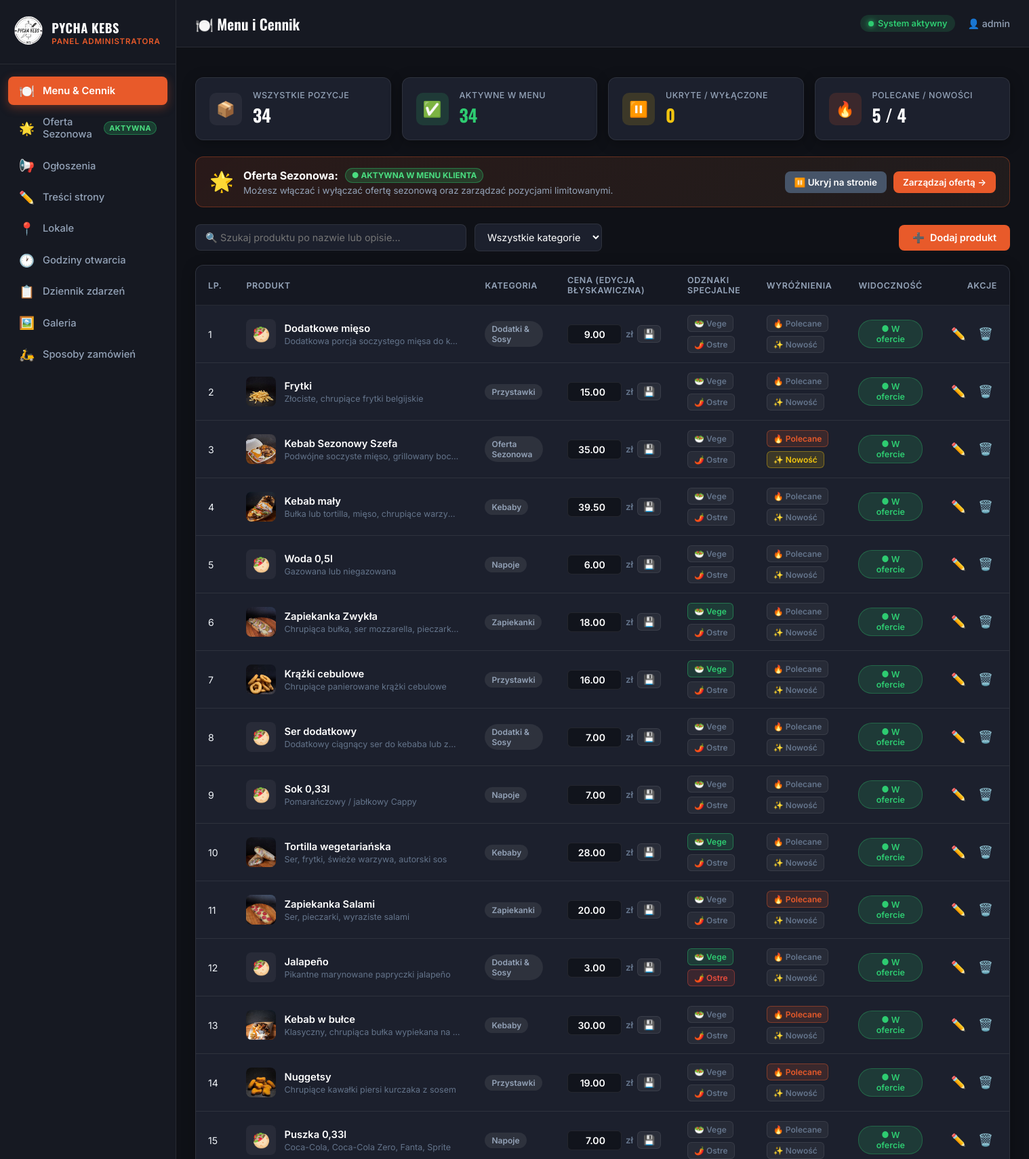
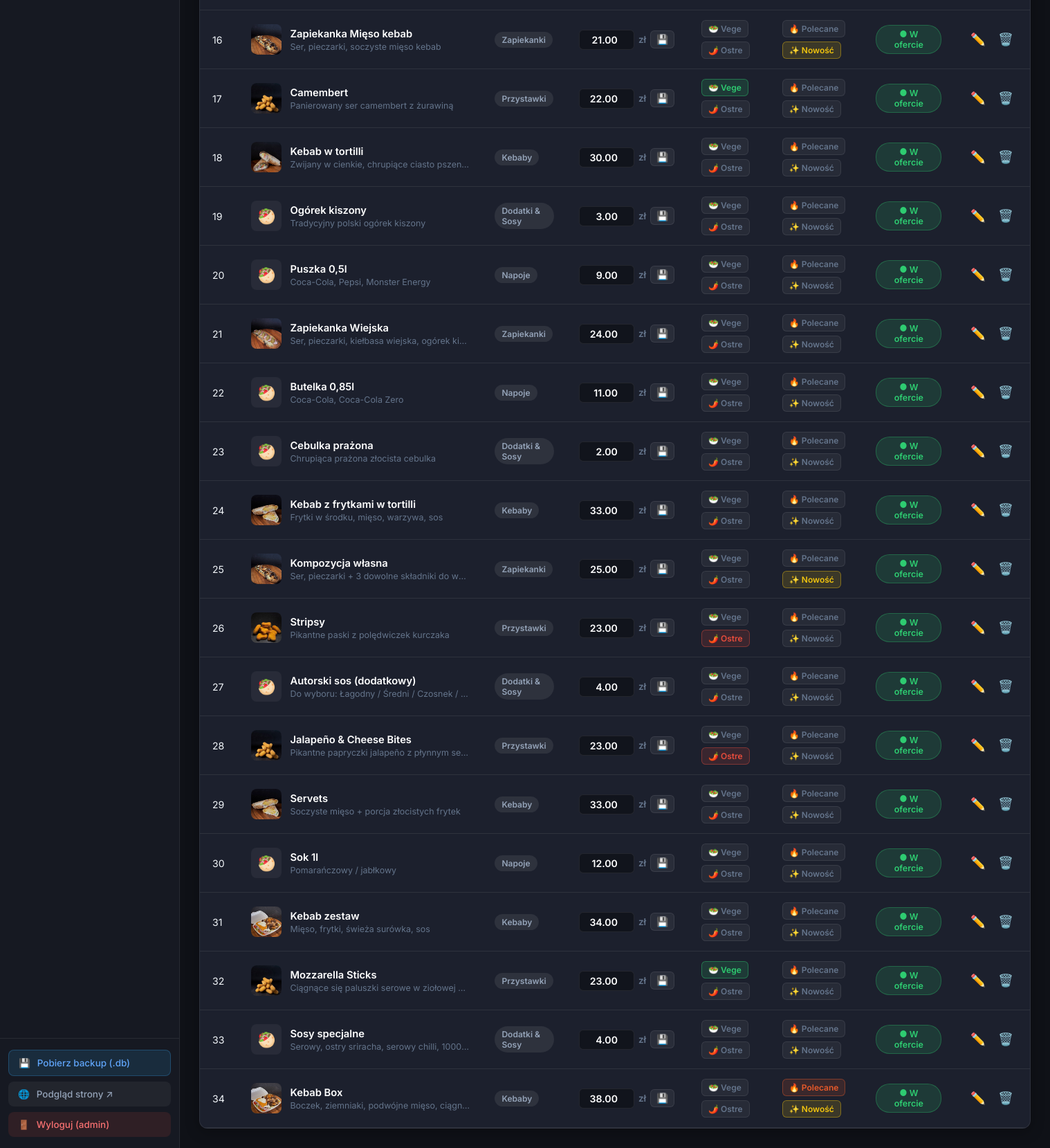
Screenshot of /admin (signed in) with the database file from the repository (2 pictures, top to bottom).
### tables this page shows
CREATE TABLE products (
        id INTEGER PRIMARY KEY AUTOINCREMENT,
        category_id INTEGER NOT NULL,
        name TEXT NOT NULL,
        description TEXT,
        price REAL NOT NULL DEFAULT 0,
        image_url TEXT,
        is_available INTEGER DEFAULT 1,
        is_featured INTEGER DEFAULT 0,
        is_new INTEGER DEFAULT 0,
        is_vegetarian INTEGER DEFAULT 0,
        is_spicy INTEGER DEFAULT 0,
        sort_order INTEGER DEFAULT 0,
        FOREIGN KEY (category_id) REFERENCES categories (id) ON DELETE CASCADE
    );

CREATE TABLE categories (
        id INTEGER PRIMARY KEY AUTOINCREMENT,
        slug TEXT UNIQUE NOT NULL,
        name TEXT NOT NULL,
        sort_order INTEGER DEFAULT 0
    );

### app.py (the view)
@app.route('/admin')
@login_required
def admin():
    categories = query_db("SELECT * FROM categories ORDER BY sort_order, name")
    products = query_db("""
        SELECT p.*, c.name as category_name, c.slug as category_slug
        FROM products p
        LEFT JOIN categories c ON p.category_id = c.id
        ORDER BY p.sort_order, p.name
    """)
    announcements = query_db("SELECT * FROM announcements ORDER BY id DESC")
    settings = get_settings_dict()
    locations = query_db("SELECT * FROM locations ORDER BY sort_order, id")
    hours_all = query_db("SELECT * FROM opening_hours ORDER BY location_id, day_of_week")
    logs = query_db("SELECT * FROM activity_logs ORDER BY id DESC LIMIT 25")
    img_dir = os.path.join(os.path.dirname(__file__), 'static', 'images')
    available_images = []
    if os.path.exists(img_dir):
        available_images = sorted([f for f in os.listdir(img_dir) if f.lower().endswith(('.png', '.jpg', '.jpeg', '.webp'))])
    seasonal_cat = query_db("SELECT * FROM categories WHERE slug='sezonowa'", one=True)
    seasonal_products = [p for p in products if p['category_slug'] == 'sezonowa']
    seasonal_active = settings.get('seasonal_active', '1') == '1'
    total_prod = len(products)
    active_prod = sum(1 for p in products if p['is_available'])
    hidden_prod = total_prod - active_prod
    featured_prod = sum(1 for p in products if p['is_featured'])
    new_prod = sum(1 for p in products if p['is_new'])
    stats = {
        'total': total_prod,
        'active': active_prod,
        'hidden': hidden_prod,
        'featured': featured_prod,
        'new': new_prod,
        'seasonal': len(seasonal_products),
        'locations': len(locations)
    }
    gallery_items = query_db("SELECT * FROM gallery ORDER BY sort_order, id")
    order_methods = query_db("SELECT * FROM order_methods ORDER BY sort_order, id")
    return render_template('admin.html',
                           categories=categories,
                           products=products,
                           announcements=announcements,
                           settings=settings,
                           locations=locations,
                           hours_all=hours_all,
                           logs=logs,
                           available_images=available_images,
                           stats=stats,
                           gallery=gallery_items,
                           order_methods=order_methods,
                           seasonal_cat=seasonal_cat,
                           seasonal_products=seasonal_products,
                           seasonal_active=seasonal_active)

### templates/admin.html (shortened to what this page needs)
<!DOCTYPE html>
<html lang="pl">
<head>
    <link rel="stylesheet" href="{{ url_for('static', filename='css/admin.css') }}?v=4.4">
</head>
<body>
<aside class="admin-sidebar" id="sidebar">
    <div class="sidebar-brand">
        <a href="{{ url_for('index') }}" target="_blank" title="Podgląd strony">
            <img src="{{ url_for('static', filename='images/logo.png') }}" alt="PYCHA KEBS" class="sidebar-logo">
        </a>
        <div class="brand-text">
            <span class="brand-title">PYCHA KEBS</span>
            <span class="brand-subtitle">Panel Administratora</span>
        </div>
    </div>
    <nav class="sidebar-nav">
        <a href="#tab-menu" class="sidebar-link active" data-tab="tab-menu">
            <span class="link-icon">🍽️</span>
            <span>Menu & Cennik</span>
        </a>
        <a href="#tab-sezonowa" class="sidebar-link" data-tab="tab-sezonowa">
            <span class="link-icon">🌟</span>
            <span>Oferta Sezonowa</span>
            <span class="badge-sidebar-pill {% if settings.get('seasonal_active', '1') == '1' %}badge-on{% else %}badge-off{% endif %}" id="sidebarSeasonalBadge">
                {% if settings.get('seasonal_active', '1') == '1' %}AKTYWNA{% else %}UKRYTA{% endif %}
            </span>
        </a>
        <a href="#tab-ogloszenia" class="sidebar-link" data-tab="tab-ogloszenia">
            <span class="link-icon">📢</span>
            <span>Ogłoszenia</span>
        </a>
        <a href="#tab-tresci" class="sidebar-link" data-tab="tab-tresci">
            <span class="link-icon">✏️</span>
            <span>Treści strony</span>
        </a>
        <a href="#tab-lokale" class="sidebar-link" data-tab="tab-lokale">
            <span class="link-icon">📍</span>
            <span>Lokale</span>
        </a>
        <a href="#tab-godziny" class="sidebar-link" data-tab="tab-godziny">
            <span class="link-icon">🕐</span>
            <span>Godziny otwarcia</span>
        </a>
        <a href="#tab-dziennik" class="sidebar-link" data-tab="tab-dziennik">
            <span class="link-icon">📋</span>
            <span>Dziennik zdarzeń</span>
        </a>
        <a href="#tab-galeria" class="sidebar-link" data-tab="tab-galeria">
            <span class="link-icon">🖼️</span>
            <span>Galeria</span>
        </a>
        <a href="#tab-zamowienia" class="sidebar-link" data-tab="tab-zamowienia">
            <span class="link-icon">🛵</span>
            <span>Sposoby zamówień</span>
        </a>
    </nav>
    <div class="sidebar-footer">
        <a href="{{ url_for('download_backup') }}" class="footer-btn backup-btn" title="Pobierz kopię zapasową bazy SQLite">
            <span>💾</span> Pobierz backup (.db)
        </a>
        <a href="{{ url_for('index') }}" target="_blank" class="footer-btn site-btn" title="Otwórz stronę w nowej karcie">
            <span>🌐</span> Podgląd strony ↗
        </a>
        <a href="{{ url_for('logout') }}" class="footer-btn logout-btn" title="Wyloguj z panelu">
            <span>🚪</span> Wyloguj ({{ session.get('admin_user', 'admin') }})
        </a>
    </div>
</aside>
<div class="admin-wrapper">
    <header class="admin-topbar">
        <div class="topbar-left">
            <h1 class="topbar-title" id="pageTitle">🍽️ Menu i Cennik</h1>
        </div>
        <div class="topbar-right">
            <div class="topbar-badge">
                <span class="status-dot-green"></span>
                <span>System aktywny</span>
            </div>
            <div class="admin-avatar">
                <span>👤 {{ session.get('admin_user', 'admin') }}</span>
            </div>
        </div>
    </header>
    <div class="flash-area">
    </div>
    <main class="admin-content">
        <section class="tab-panel active" id="tab-menu">
            <div class="stats-cards-grid">
                <div class="stat-box">
                    <div class="stat-icon">📦</div>
                    <div>
                        <div class="stat-label">Wszystkie pozycje</div>
                        <div class="stat-num">{{ stats.total }}</div>
                    </div>
                </div>
                <div class="stat-box">
                    <div class="stat-icon" style="background:rgba(46,204,113,0.15);color:#2ecc71;">✅</div>
                    <div>
                        <div class="stat-label">Aktywne w menu</div>
                        <div class="stat-num" style="color:#2ecc71;">{{ stats.active }}</div>
                    </div>
                </div>
                <div class="stat-box">
                    <div class="stat-icon" style="background:rgba(241,196,15,0.15);color:#f1c40f;">⏸️</div>
                    <div>
                        <div class="stat-label">Ukryte / Wyłączone</div>
                        <div class="stat-num" style="color:#f1c40f;">{{ stats.hidden }}</div>
                    </div>
                </div>
                <div class="stat-box">
                    <div class="stat-icon" style="background:rgba(232,90,42,0.15);color:#e85a2a;">🔥</div>
                    <div>
                        <div class="stat-label">Polecane / Nowości</div>
                        <div class="stat-num">{{ stats.featured }} / {{ stats.new }}</div>
                    </div>
                </div>
            </div>
            <div class="seasonal-callout-banner">
                <div class="seasonal-callout-left">
                    <span class="seasonal-callout-icon">🌟</span>
                    <div>
                        <div class="seasonal-callout-title">
                            Oferta Sezonowa:
                            {% if settings.get('seasonal_active', '1') == '1' %}
                                <span class="badge-status-green">● AKTYWNA W MENU KLIENTA</span>
                            {% else %}
                                <span class="badge-status-gray">○ DEZAKTYWOWANA (UKRYTA)</span>
                            {% endif %}
                        </div>
                        <div class="seasonal-callout-desc">
                            Możesz włączać i wyłączać ofertę sezonową oraz zarządzać pozycjami limitowanymi.
                        </div>
                    </div>
                </div>
                <div class="seasonal-callout-actions">
                    <form method="POST" action="/admin/seasonal/toggle" style="display:inline;">
                        <button type="submit" class="btn-seasonal-toggle-sm {% if settings.get('seasonal_active', '1') == '1' %}btn-seasonal-off{% else %}btn-seasonal-on{% endif %}">
                            {% if settings.get('seasonal_active', '1') == '1' %}⏸️ Ukryj na stronie{% else %}▶️ Włącz na stronie{% endif %}
                        </button>
                    </form>
                    <a href="#tab-sezonowa" class="btn-seasonal-manage" onclick="if(window.activateTab) activateTab('tab-sezonowa')">
                        Zarządzaj ofertą →
                    </a>
                </div>
            </div>
            <div class="panel-controls">
                <div class="search-filter-box">
                    <input type="text" id="menuSearchInput" placeholder="🔍 Szukaj produktu po nazwie lub opisie..." class="search-input">
                    <select id="menuCatFilter" class="filter-select">
                        <option value="">Wszystkie kategorie</option>
                    </select>
                </div>
                <button class="btn-primary" onclick="openModal('add-product-modal')">
                    <span>➕</span> Dodaj produkt
                </button>
            </div>
            <div class="table-container">
                <table class="data-table" id="productsTable">
                    <thead>
                        <tr>
                            <th style="width:45px;">Lp.</th>
                            <th>Produkt</th>
                            <th>Kategoria</th>
                            <th style="min-width:160px;">Cena (Edycja błyskawiczna)</th>
                            <th>Odznaki specjalne</th>
                            <th>Wyróżnienia</th>
                            <th>Widoczność</th>
                            <th style="text-align:right;">Akcje</th>
                        </tr>
                    </thead>
                    <tbody>
                        {% for p in products %}
                        <tr id="row-prod-{{ p.id }}" data-category="{{ p.category_name }}">
                            <td class="text-muted">{{ loop.index }}</td>
                            <td>
                                <div class="prod-cell">
                                    {% if p.image_url %}
                                        <img src="{{ url_for('static', filename='images/' + p.image_url) }}" alt="{{ p.name }}" class="prod-thumb" onerror="this.src='{{ url_for('static', filename='images/logo.png') }}'">
                                    {% else %}
                                        <div class="prod-thumb no-img">🥙</div>
                                    {% endif %}
                                    <div class="prod-info-cell">
                                        <div class="prod-title">{{ p.name }}</div>
                                        <div class="prod-desc">{{ p.description or 'Brak opisu' }}</div>
                                    </div>
                                </div>
                            </td>
                            <td>
                                <span class="category-pill">{{ p.category_name }}</span>
                            </td>
                            <td>
                                <div class="inline-price-box">
                                    <input type="number" step="0.5" min="0" class="price-edit-input" id="price-input-{{ p.id }}" value="{{ '%.2f'|format(p.price) }}">
                                    <span class="currency-tag">zł</span>
                                    <button type="button" class="btn-price-save" onclick="saveQuickPrice({{ p.id }})" title="Zapisz cenę">💾</button>
                                </div>
                            </td>
                            <td>
                                <div class="tags-group">
                                    <button type="button" class="toggle-pill {% if p.is_vegetarian %}active-vege{% endif %}" onclick="toggleField({{ p.id }}, 'is_vegetarian', this)" title="Włącz / wyłącz danie wegetariańskie">
                                        🥗 Vege
                                    </button>
                                    <button type="button" class="toggle-pill {% if p.is_spicy %}active-spicy{% endif %}" onclick="toggleField({{ p.id }}, 'is_spicy', this)" title="Włącz / wyłącz danie pikantne">
                                        🌶️ Ostre
                                    </button>
                                </div>
                            </td>
                            <td>
                                <div class="tags-group">
                                    <button type="button" class="toggle-pill {% if p.is_featured %}active-featured{% endif %}" onclick="toggleField({{ p.id }}, 'is_featured', this)" title="Włącz / wyłącz polecane">
                                        🔥 Polecane
                                    </button>
                                    <button type="button" class="toggle-pill {% if p.is_new %}active-new{% endif %}" onclick="toggleField({{ p.id }}, 'is_new', this)" title="Włącz / wyłącz nowość">
                                        ✨ Nowość
                                    </button>
                                </div>
                            </td>
                            <td>
                                <button type="button" class="status-btn {% if p.is_available %}status-on{% else %}status-off{% endif %}" onclick="toggleField({{ p.id }}, 'is_available', this)">
                                    <span>{% if p.is_available %}● W ofercie{% else %}○ Ukryty{% endif %}</span>
                                </button>
                            </td>
                            <td style="text-align:right;">
                                <div class="action-btns">
                                    <button type="button" class="btn-icon btn-edit" title="Edytuj szczegóły" onclick="openEditProductModal({{ p.id }}, '{{ p.name|e }}', {{ p.category_id }}, '{{ (p.description or '')|e }}', {{ p.price }}, '{{ (p.image_url or '')|e }}', {{ p.sort_order }}, {{ p.is_vegetarian }}, {{ p.is_spicy }}, {{ p.is_featured }}, {{ p.is_new }})">
                                        ✏️
                                    </button>
                                    <form method="POST" action="/admin/product/{{ p.id }}/delete" style="display:inline;" onsubmit="return confirm('Czy na pewno chcesz usunąć produkt: {{ p.name|e }}?')">
                                        <button type="submit" class="btn-icon btn-delete" title="Usuń pozycję">🗑️</button>
                                    </form>
                                </div>
                            </td>
                        </tr>
                        {% endfor %}
                    </tbody>
                </table>
            </div>
        </section>
    </main>
</div>
</body>
</html>

### rows the page displays
products: name "Dodatkowe mięso", description "Dodatkowa porcja soczystego mięsa do k…", category_name "Dodatki & Sosy", price "9.00", is_available "● W ofercie"
products: image_url (picture), name "Frytki", description "Złociste, chrupiące frytki belgijskie", category_name "Przystawki", price "15.00", is_available "● W ofercie"
products: image_url (picture), name "Kebab Sezonowy Szefa", description "Podwójne soczyste mięso, grillowany boc…", category_name "Oferta Sezonowa", price "35.00", is_available "● W ofercie"
products: image_url (picture), name "Kebab mały", description "Bułka lub tortilla, mięso, chrupiące warzy…", category_name "Kebaby", price "39.50", is_available "● W ofercie"
products: name "Woda 0,5l", description "Gazowana lub niegazowana", category_name "Napoje", price "6.00", is_available "● W ofercie"
products: image_url (picture), name "Zapiekanka Zwykła", description "Chrupiąca bułka, ser mozzarella, pieczark…", category_name "Zapiekanki", price "18.00", is_available "● W ofercie"
products: image_url (picture), name "Krążki cebulowe", description "Chrupiące panierowane krążki cebulowe", category_name "Przystawki", price "16.00", is_available "● W ofercie"
products: name "Ser dodatkowy", description "Dodatkowy ciągnący ser do kebaba lub z…", category_name "Dodatki & Sosy", price "7.00", is_available "● W ofercie"
products: name "Sok 0,33l", description "Pomarańczowy / jabłkowy Cappy", category_name "Napoje", price "7.00", is_available "● W ofercie"
products: image_url (picture), name "Tortilla wegetariańska", description "Ser, frytki, świeże warzywa, autorski sos", category_name "Kebaby", price "28.00", is_available "● W ofercie"
products: image_url (picture), name "Zapiekanka Salami", description "Ser, pieczarki, wyraziste salami", category_name "Zapiekanki", price "20.00", is_available "● W ofercie"
products: name "Jalapeño", description "Pikantne marynowane papryczki jalapeño", category_name "Dodatki & Sosy", price "3.00", is_available "● W ofercie"
products: image_url (picture), name "Kebab w bułce", description "Klasyczny, chrupiąca bułka wypiekana na…", category_name "Kebaby", price "30.00", is_available "● W ofercie"
products: image_url (picture), name "Nuggetsy", description "Chrupiące kawałki piersi kurczaka z sosem", category_name "Przystawki", price "19.00", is_available "● W ofercie"
products: name "Puszka 0,33l", description "Coca-Cola, Coca-Cola Zero, Fanta, Sprite", category_name "Napoje", price "7.00", is_available "● W ofercie"
products: image_url (picture), name "Zapiekanka Mięso kebab", description "Ser, pieczarki, soczyste mięso kebab", category_name "Zapiekanki", price "21.00", is_available "● W ofercie"
products: image_url (picture), name "Camembert", description "Panierowany ser camembert z żurawiną", category_name "Przystawki", price "22.00", is_available "● W ofercie"
products: image_url (picture), name "Kebab w tortilli", description "Zwijany w cienkie, chrupiące ciasto pszen…", category_name "Kebaby", price "30.00", is_available "● W ofercie"
products: name "Ogórek kiszony", description "Tradycyjny polski ogórek kiszony", category_name "Dodatki & Sosy", price "3.00", is_available "● W ofercie"
products: name "Puszka 0,5l", description "Coca-Cola, Pepsi, Monster Energy", category_name "Napoje", price "9.00", is_available "● W ofercie"
products: image_url (picture), name "Zapiekanka Wiejska", description "Ser, pieczarki, kiełbasa wiejska, ogórek ki…", category_name "Zapiekanki", price "24.00", is_available "● W ofercie"
products: name "Butelka 0,85l", description "Coca-Cola, Coca-Cola Zero", category_name "Napoje", price "11.00", is_available "● W ofercie"
products: name "Cebulka prażona", description "Chrupiąca prażona złocista cebulka", category_name "Dodatki & Sosy", price "2.00", is_available "● W ofercie"
products: image_url (picture), name "Kebab z frytkami w tortilli", description "Frytki w środku, mięso, warzywa, sos", category_name "Kebaby", price "33.00", is_available "● W ofercie"
products: image_url (picture), name "Kompozycja własna", description "Ser, pieczarki + 3 dowolne składniki do w…", category_name "Zapiekanki", price "25.00", is_available "● W ofercie"
products: image_url (picture), name "Stripsy", description "Pikantne paski z polędwiczek kurczaka", category_name "Przystawki", price "23.00", is_available "● W ofercie"
products: name "Autorski sos (dodatkowy)", description "Do wyboru: Łagodny / Średni / Czosnek /…", category_name "Dodatki & Sosy", price "4.00", is_available "● W ofercie"
products: image_url (picture), name "Jalapeño & Cheese Bites", description "Pikantne papryczki jalapeño z płynnym se…", category_name "Przystawki", price "23.00", is_available "● W ofercie"
products: image_url (picture), name "Servets", description "Soczyste mięso + porcja złocistych frytek", category_name "Kebaby", price "33.00", is_available "● W ofercie"
products: name "Sok 1l", description "Pomarańczowy / jabłkowy", category_name "Napoje", price "12.00", is_available "● W ofercie"
products: image_url (picture), name "Kebab zestaw", description "Mięso, frytki, świeża surówka, sos", category_name "Kebaby", price "34.00", is_available "● W ofercie"
products: image_url (picture), name "Mozzarella Sticks", description "Ciągnące się paluszki serowe w ziołowej…", category_name "Przystawki", price "23.00", is_available "● W ofercie"
products: name "Sosy specjalne", description "Serowy, ostry sriracha, serowy chilli, 1000…", category_name "Dodatki & Sosy", price "4.00", is_available "● W ofercie"
products: image_url (picture), name "Kebab Box", description "Boczek, ziemniaki, podwójne mięso, ciągn…", category_name "Kebaby", price "38.00", is_available "● W ofercie"

### other values shown
{{ session.get('admin_user', 'admin') }} "admin"
{{ stats.total }} "34"
{{ stats.active }} "34"
{{ stats.hidden }} "0"
{{ stats.featured }} "5"
{{ stats.new }} "4"
